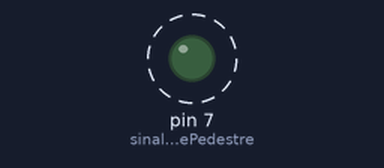
A sketch run on a simulated Arduino Uno, built with avr-gcc and run on an emulated ATmega328P. Shown: output pins drawn as LEDs (lit = HIGH). Dashed ring = blinking.

Above: at 0.2 s.
Timing chart, 0 to 3.0 s (numbered marks = the images above):
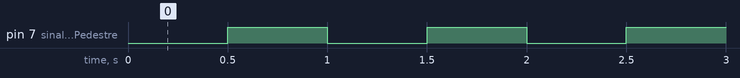

Measured:
- by itself, pin 7 (sinalVerdePedestre): alternates HIGH for 0.50 s and LOW for 0.50 s

The sketch:

Testes.ino
```cpp
int botao = 2;
int sinalVerdePedestre = 7;
bool estadoLed = 0;

void setup(){
  pinMode(sinalVerdePedestre, OUTPUT);
  pinMode(botao, INPUT_PULLUP);
}

void loop(){
 digitalWrite(sinalVerdePedestre, LOW);
 delay(500);
 digitalWrite(sinalVerdePedestre, HIGH);
 delay(500);

}
```
